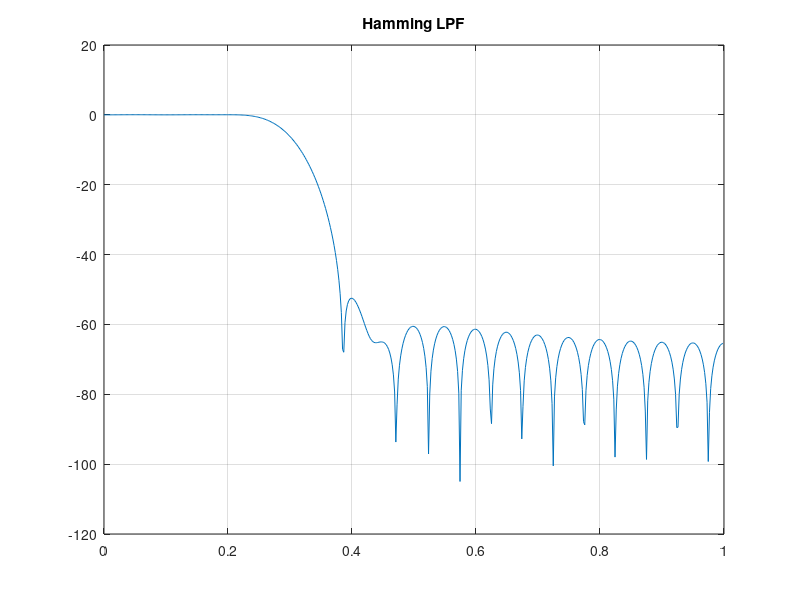

Here is the MATLAB script that generated this plot:
clc; clear; close all;
wp = 0.2; ws = 0.4;
N = ceil(8/(ws-wp)); % 40
wc = (wp+ws)/2;
b = fir1(N,wc,'low',hamming(N+1));
[h,w] = freqz(b,1);
plot(w/pi,20*log10(abs(h))); grid on; title('Hamming LPF');
